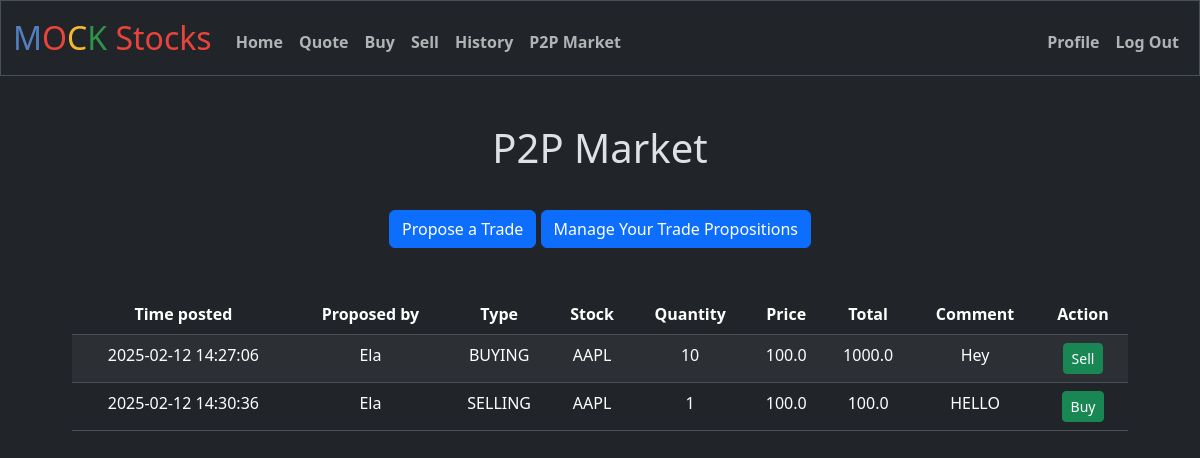
The page /p2p (signed in) on the database as committed earlier.
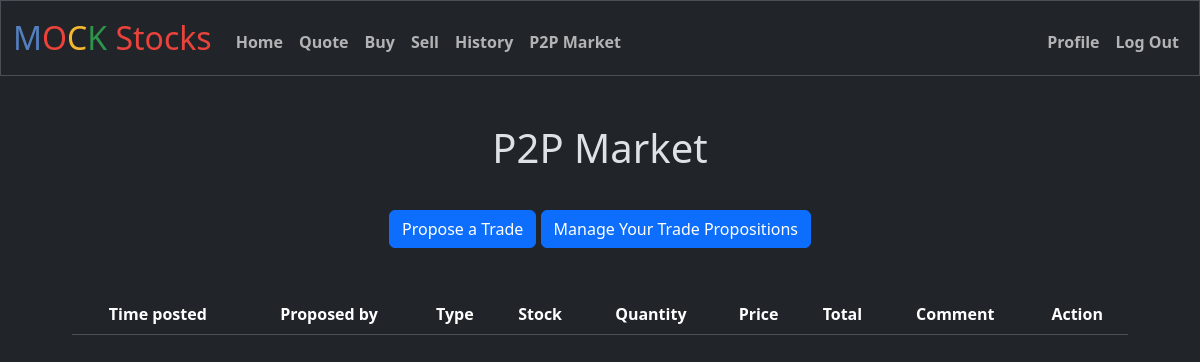
The same page on the database as committed later.
### tables this page shows
CREATE TABLE p2p_market (
            p2p_id INTEGER PRIMARY KEY AUTOINCREMENT NOT NULL,
            time_posted DATETIME NOT NULL DEFAULT CURRENT_TIMESTAMP,
            stock_ticker TEXT NOT NULL,
            amount NUMERIC NOT NULL,
            price REAL NOT NULL,
            type TEXT NOT NULL,
            comment TEXT,
            user_id INTEGER NOT NULL,
            FOREIGN KEY (user_id) REFERENCES users(id)
        );

CREATE TABLE users (
            id INTEGER PRIMARY KEY AUTOINCREMENT NOT NULL,
            username TEXT UNIQUE NOT NULL,
            hash TEXT NOT NULL,
            cash NUMERIC NOT NULL DEFAULT 10000.00,
            frozen_cash NUMERIC DEFAULT 0.00
        );

### app.py (the view, shortened to what this page needs)
@app.route("/p2p", methods=["GET", "POST"])
@limiter.limit("60 per minute", methods=["POST"])
@login_required
def p2p():
    user_id = session["user_id"]
    p2p_trades = execute_query("SELECT p2p_market.*, users.username FROM p2p_market JOIN users ON p2p_market.user_id = users.id WHERE p2p_market.user_id != ?", (user_id,))
    p2p_trades = [dict(p2p_trade) for p2p_trade in p2p_trades]
    for p2p_trade in p2p_trades:
        p2p_trade["time_posted"] = datetime.datetime.strptime(p2p_trade["time_posted"], "%Y-%m-%d %H:%M:%S.%f")
    return render_template("p2p.html", p2p_trades=p2p_trades)

### app.py (called while the page is built)
@app.teardown_appcontext
def teardown_db(exception):
    close_db(exception)

@app.before_request
def manage_session():
    session.permanent = True
    if "device_id" not in session:
        session["device_id"] = request.cookies.get("device_id", str(uuid.uuid4()))
    if "user_id" in session:
        session.modified = True
    elif request.endpoint not in ["login", "register", "static"]:
        return redirect("/login")

@app.after_request
def after_request(response):
    response.headers["Cache-Control"] = "no-cache, no-store, must-revalidate"
    response.headers["Expires"] = 0
    response.headers["Pragma"] = "no-cache"
    return response

### database.py (called while the page is built)
def get_db_connection():
    if "db" not in g:
        g.db = sqlite3.connect(DATABASE)
        g.db.row_factory = sqlite3.Row  # Makes rows return as dictionaries
    return g.db

### helpers.py (called while the page is built)
def login_required(f):
    @wraps(f)
    def decorated_function(*args, **kwargs):
        if session.get("user_id") is None:
            return redirect("/login")
        return f(*args, **kwargs)
    return decorated_function

### templates/p2p.html (shortened to what this page needs)
{% extends "layout.html" %}
{% block main %}
    <h1 style="padding-bottom: 30px;">P2P Market</h1>
    <a href="/propose" class="btn btn-primary">Propose a Trade</a>
    <a href="/managep2p" class="btn btn-primary">Manage Your Trade Propositions</a>
    <div class="container" style="padding:30px">
        <table class="table table-striped mt-3">
            <thead>
                <tr>
                    <th>Time posted</th>
                    <th>Proposed by</th>
                    <th>Type</th>
                    <th>Stock</th>
                    <th>Quantity</th>
                    <th>Price</th>
                    <th>Total</th>
                    <th>Comment</th>
                    <th>Action</th>
                </tr>
            </thead>
            <tbody>
                {% for trade in p2p_trades %}
                <tr>
                    <td>{{ trade.time_posted.strftime('%Y-%m-%d %H:%M:%S') }}</td>
                    <td>{{ trade.username }}</td>
                    <td>{{ trade.type }}</td>
                    <td>{{ trade.stock_ticker }}</td>
                    <td>{{ trade.amount }}</td>
                    <td>{{ trade.price }}</td>
                    <td>{{ trade.amount * trade.price }}</td>
                    <td>{{ trade.comment }}</td>
                    <td>
                        {% if trade.type == "SELLING" %}
                            <button class="btn btn-success btn-sm"
                                onclick="confirmTrade('{{ trade.p2p_id }}', 'BUY', '{{ trade.stock_ticker }}', '{{ trade.amount }}', '{{ trade.price }}', '{{ trade.username }}')">
                                Buy
                            </button>
                        {% endif %}
                        {% if trade.type == "BUYING" %}
                            <button class="btn btn-success btn-sm"
                                onclick="confirmTrade('{{ trade.p2p_id }}', 'SELL', '{{ trade.stock_ticker }}', '{{ trade.amount }}', '{{ trade.price }}', '{{ trade.username }}')">
                                Sell
                            </button>
                        {% endif %}
                    </td>
                </tr>
                {% endfor %}
            </tbody>
        </table>
    </div>
{% endblock %}

Rows that differ between the two databases and show on the page:
removed p2p_market: time_posted "2025-02-12 14:27:06", username "Ela", type "BUYING", stock_ticker "AAPL", amount "10", price "100.0", trade.amount*trade.price "1000.0", comment "Hey"
removed p2p_market: time_posted "2025-02-12 14:30:36", username "Ela", type "SELLING", stock_ticker "AAPL", amount "1", price "100.0", trade.amount*trade.price "100.0", comment "HELLO"
